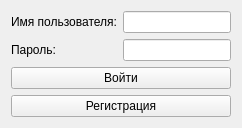
<?xml version="1.0" encoding="UTF-8"?>
<ui version="4.0">
 <class>LoginWindow</class>
 <widget class="QWidget" name="LoginWindow">
  <property name="windowTitle">
   <string>Вход в систему</string>
  </property>
  <layout class="QVBoxLayout" name="verticalLayout">
   <item>
    <layout class="QFormLayout" name="formLayout">
     <item row="0" column="0">
      <widget class="QLabel" name="usernameLabel">
       <property name="text">
        <string>Имя пользователя:</string>
       </property>
      </widget>
     </item>
     <item row="0" column="1">
      <widget class="QLineEdit" name="usernameLineEdit"/>
     </item>
     <item row="1" column="0">
      <widget class="QLabel" name="passwordLabel">
       <property name="text">
        <string>Пароль:</string>
       </property>
      </widget>
     </item>
     <item row="1" column="1">
      <widget class="QLineEdit" name="passwordLineEdit">
       <property name="echoMode">
        <enum>QLineEdit::Password</enum>
       </property>
      </widget>
     </item>
    </layout>
   </item>
   <item>
    <widget class="QPushButton" name="loginButton">
     <property name="text">
      <string>Войти</string>
     </property>
    </widget>
   </item>
   <item>
    <widget class="QPushButton" name="registerButton">
     <property name="text">
      <string>Регистрация</string>
     </property>
    </widget>
   </item>
  </layout>
 </widget>
 <resources/>
 <connections/>
</ui>
